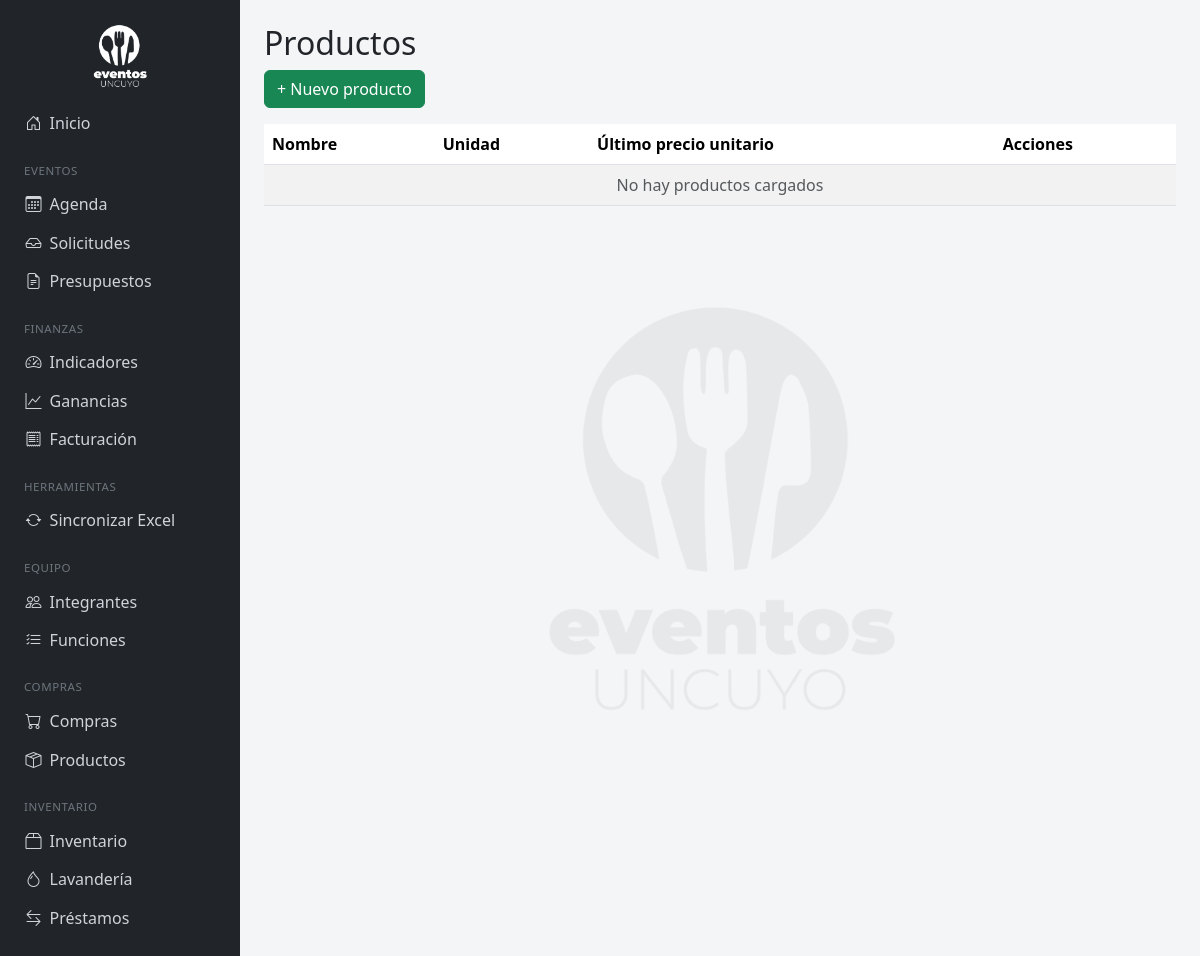
/productos/, run on an earlier commit of the app's database.
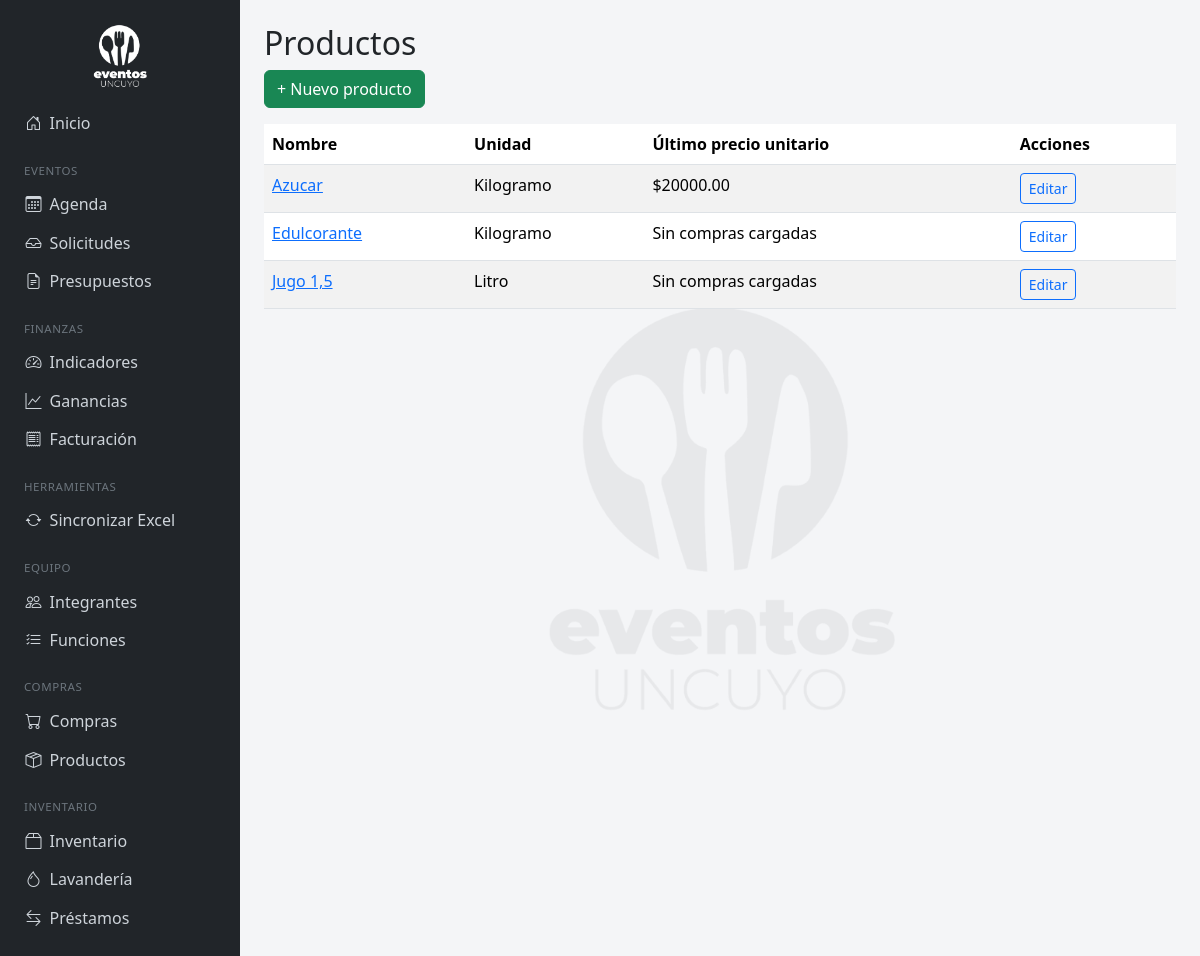
And on a later commit of the database.
### eventos/models.py (models this page shows, shortened)
class Producto(models.Model):
    UNIDAD_MEDIDA = [
        ('kg', 'Kilogramo'), ('g', 'Gramo'), ('l', 'Litro'), ('ml', 'Mililitro'),
        ('unidad', 'Unidad'), ('paquete', 'Paquete'), ('docena', 'Docena'), ('caja', 'Caja'),
    ]
    nombre = models.CharField(max_length=150, unique=True)
    unidad_medida = models.CharField(max_length=10, choices=UNIDAD_MEDIDA)
    activo = models.BooleanField(default=True)
    class Meta:
        ordering = ['nombre']
    @property
    def ultimo_precio_unitario(self):
        ultimo_item = self.compras.order_by('-compra__fecha').first()
        return ultimo_item.precio_unitario if ultimo_item else None

class ItemCompra(models.Model):
    compra = models.ForeignKey(Compra, on_delete=models.CASCADE, related_name='items')
    producto = models.ForeignKey(Producto, on_delete=models.PROTECT, related_name='compras')
    cantidad = models.DecimalField(max_digits=10, decimal_places=3)
    total_pagado = models.DecimalField(max_digits=12, decimal_places=2)
    @property
    def precio_unitario(self):
        if self.cantidad:
            return round(self.total_pagado / self.cantidad, 2)
        return None

### eventos/views.py (the view)
# urls.py: path('productos/', views.producto_lista, name='producto_lista'),
def producto_lista(request):
    productos = Producto.objects.all()
    return render(request, 'eventos/producto_lista.html', {'productos': productos})

### eventos/templates/eventos/producto_lista.html
{% extends 'eventos/base.html' %}
{% block content %}
<h2>Productos</h2>
<a href="{% url 'producto_crear' %}" class="btn btn-success mb-3">+ Nuevo producto</a>
<table class="table table-striped">
    <thead><tr><th>Nombre</th><th>Unidad</th><th>Último precio unitario</th><th>Acciones</th></tr></thead>
    <tbody>
        {% for p in productos %}
        <tr>
            <td><a href="{% url 'producto_detalle' p.pk %}">{{ p.nombre }}</a></td>
            <td>{{ p.get_unidad_medida_display }}</td>
            <td>{% if p.ultimo_precio_unitario %}${{ p.ultimo_precio_unitario }}{% else %}Sin compras cargadas{% endif %}</td>
            <td><a href="{% url 'producto_editar' p.pk %}" class="btn btn-sm btn-outline-primary">Editar</a></td>
        </tr>
        {% empty %}
        <tr><td colspan="4" class="text-center text-muted">No hay productos cargados</td></tr>
        {% endfor %}
    </tbody>
</table>
{% endblock %}

What changed in the data, as far as the page shows it:
added Producto: nombre "Azucar", unidad_medida "Kilogramo", ultimo_precio_unitario "20000.00"
added Producto: nombre "Edulcorante", unidad_medida "Kilogramo", shows "Sin compras cargadas"
added Producto: nombre "Jugo 1,5", unidad_medida "Litro", shows "Sin compras cargadas"
Also different on the page:
text no longer shown: "No hay productos cargados"
